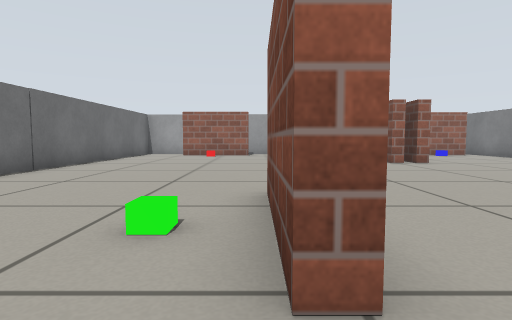
View 1 (above)

15 first-person views from a walk through a world built for the Gazebo simulator. The camera is 0.39 m above the floor, tilts 4° down and sees 80° across. The floor is counted in squares, 0.5 m on a side. Each view is taken from the middle of a square. On the plan, view 1 faces up. The plan holds only what a view shows up to about 10 squares ahead; the rest is blank. Robots are left out.

View 2
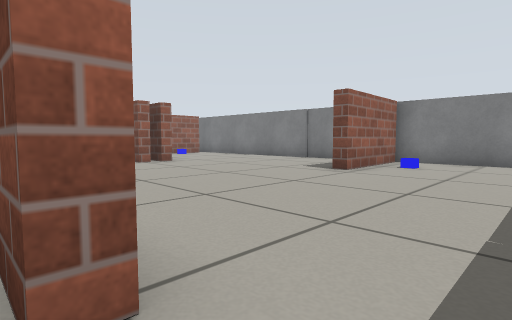

View 3
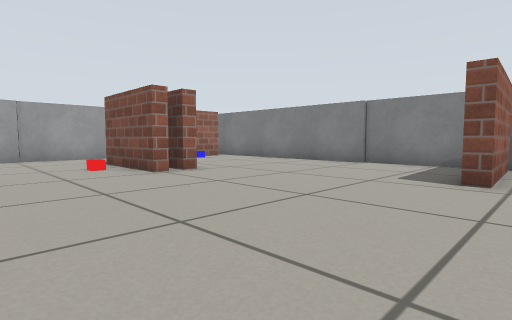

View 4
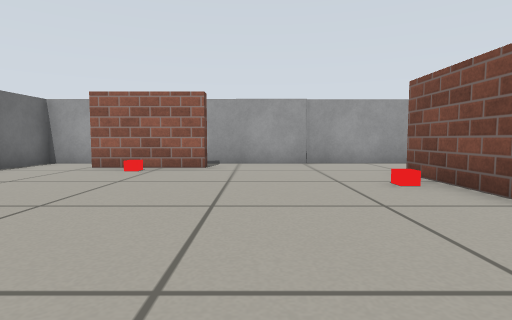

View 5
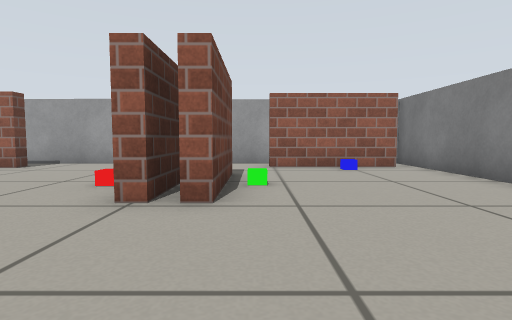

View 6
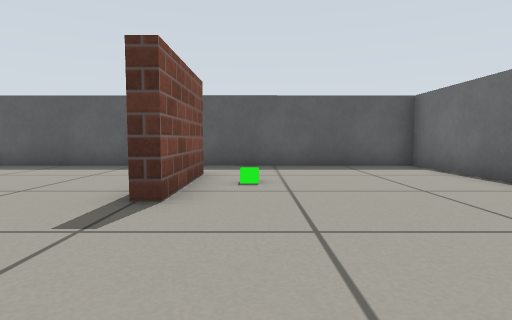

View 7
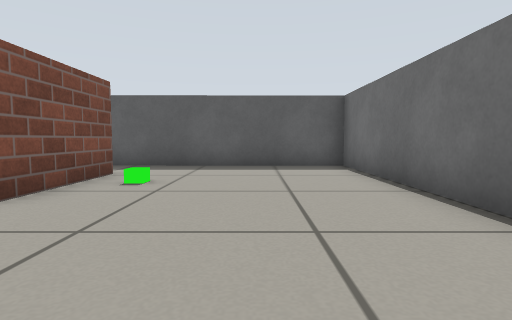

View 8
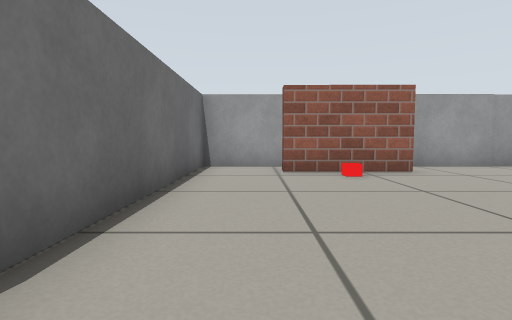

View 9
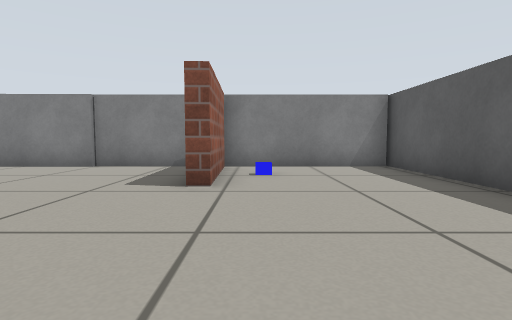

View 10
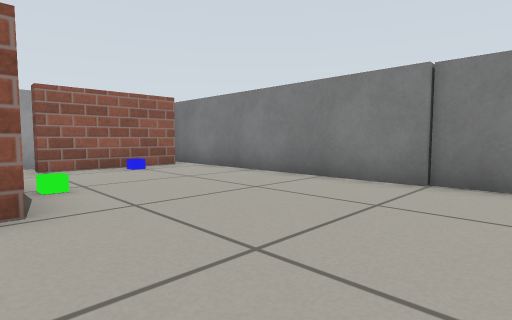

View 11
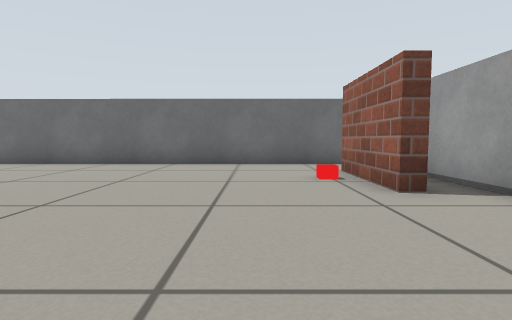

View 12
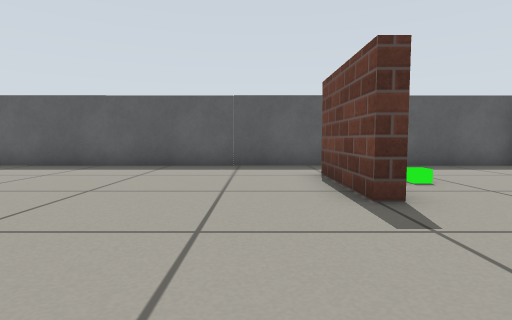

View 13
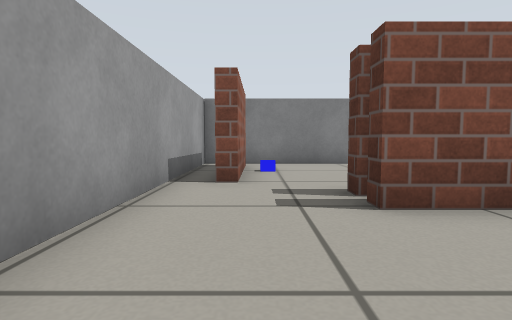

View 14
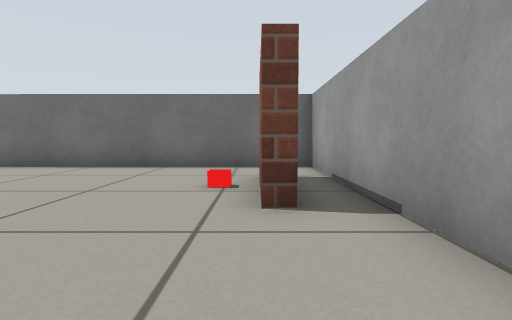

View 15
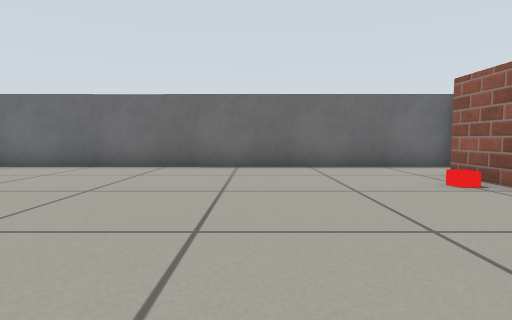

### Floor plan
Key: @ floor where view 1 was taken; # wall or solid block; . floor; B grey box; G green box; L blue box; R red box.
Columns run from 6 left of view 1 to 11 right of it. Each row starts with its distance up from view 1.
 16 BBBBBBBBBBBBBBBBBB
 15 B............###BB
 14 B..###........L..B
 13 B...R............B
 12 B..........#.....B
 11 B.........R#G....B
 10 B..........#.....B
  9 B................B
  8 B................B
  7 B................B
  6 B................B
  5 B................B
  4 B.....#......####B
  3 B....G#........L.B
  2 B.....#..........B
  1 B................B
  0 B.....@..........B
 -1 BBBBBBBBBBBBBBBBBB

Where each view was taken, in squares from view 1:
view 1: 0 up, 0 right, facing up
view 2: 0 up, 0 right, facing up-right
view 3: 3 up, 1 right, facing up-right
view 4: 6 up, 1 right, facing up
view 5: 6 up, 6 right, facing up
view 6: 8 up, 1 left, facing down
view 7: 8 up, 3 left, facing down
view 8: 7 up, 4 left, facing up
view 9: 3 up, 2 right, facing right
view 10: 6 up, 5 right, facing up-right
view 11: 12 up, 4 right, facing left
view 12: 8 up, 2 right, facing down
view 13: 14 up, 1 right, facing right
view 14: 14 up, 3 right, facing left
view 15: 10 up, 3 right, facing left
